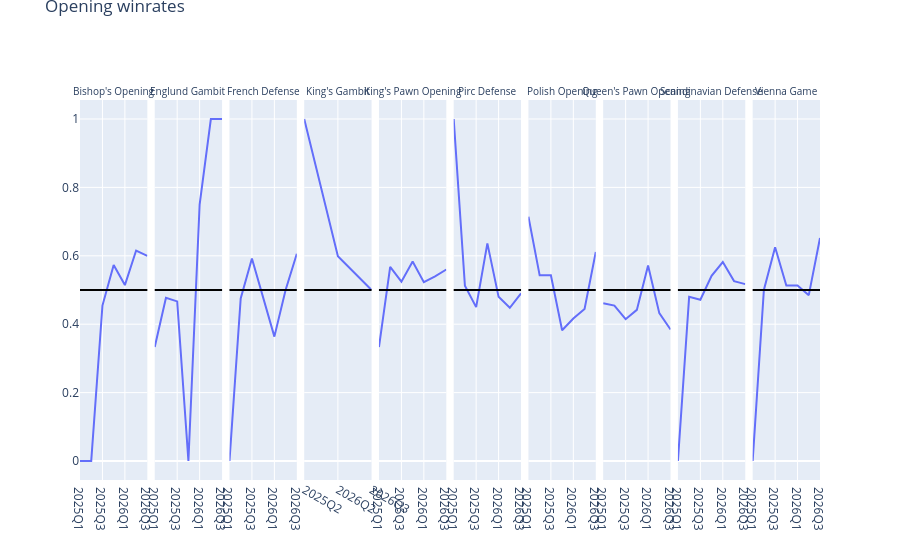

The notebook cell saved with this chart:
### Code cell
fig = make_subplots(
    rows=1,
    cols=len(winrate_by_opening_df["Opening_Group"].unique()),
    shared_yaxes=True,
    horizontal_spacing=0.01,
    subplot_titles = winrate_by_opening_df["Opening_Group"].unique(),
    font={"size":10}
)

i=1
for opening in winrate_by_opening_df["Opening_Group"].unique():

    temp_df = winrate_by_opening_df[winrate_by_opening_df["Opening_Group"] == opening]


    px_fig = px.line(data_frame=temp_df, x="EndDate", y="Winrate", labels="Opening")

    fig.add_trace(
        px_fig.data[0],
        row=1,
        col=i
    )
    fig.add_hline(
        y=0.5,
        line_dash="solid",
        line_color="black",
        row=1,
        col=i
    )

    i+=1

fig.update_layout(
    title=dict(text="Opening winrates", automargin=True)
)
fig.show()

### Figure 1 — Plotly figure (JSON) as saved in the notebook; plotly's stock layout.template omitted (floating-point values rounded to 4 significant figures)
{"data": [{"hovertemplate": "EndDate=%{x}<br>Winrate=%{y}<extra></extra>", "legendgroup": "", "line": {"color": "#636efa", "dash": "solid"}, "marker": {"symbol": "circle"}, "mode": "lines", "name": "", "orientation": "v", "showlegend": false, "x": ["2025Q1", "2025Q2", "2025Q3", "2025Q4", "2026Q1", "2026Q2", "2026Q3"], "xaxis": "x", "y": [0.0, 0.0, 0.4545, 0.5732, 0.5143, 0.6154, 0.6], "yaxis": "y", "type": "scatter"}, {"hovertemplate": "EndDate=%{x}<br>Winrate=%{y}<extra></extra>", "legendgroup": "", "line": {"color": "#636efa", "dash": "solid"}, "marker": {"symbol": "circle"}, "mode": "lines", "name": "", "orientation": "v", "showlegend": false, "x": ["2025Q1", "2025Q2", "2025Q3", "2025Q4", "2026Q1", "2026Q2", "2026Q3"], "xaxis": "x2", "y": [0.3333, 0.4769, 0.4667, 0.0, 0.75, 1.0, 1.0], "yaxis": "y2", "type": "scatter"}, {"hovertemplate": "EndDate=%{x}<br>Winrate=%{y}<extra></extra>", "legendgroup": "", "line": {"color": "#636efa", "dash": "solid"}, "marker": {"symbol": "circle"}, "mode": "lines", "name": "", "orientation": "v", "showlegend": false, "x": ["2025Q1", "2025Q2", "2025Q3", "2025Q4", "2026Q1", "2026Q2", "2026Q3"], "xaxis": "x3", "y": [0.0, 0.4754, 0.5923, 0.4762, 0.3636, 0.5, 0.6061], "yaxis": "y3", "type": "scatter"}, {"hovertemplate": "EndDate=%{x}<br>Winrate=%{y}<extra></extra>", "legendgroup": "", "line": {"color": "#636efa", "dash": "solid"}, "marker": {"symbol": "circle"}, "mode": "lines", "name": "", "orientation": "v", "showlegend": false, "x": ["2025Q2", "2026Q2", "2026Q3"], "xaxis": "x4", "y": [1.0, 0.5985, 0.5], "yaxis": "y4", "type": "scatter"}, {"hovertemplate": "EndDate=%{x}<br>Winrate=%{y}<extra></extra>", "legendgroup": "", "line": {"color": "#636efa", "dash": "solid"}, "marker": {"symbol": "circle"}, "mode": "lines", "name": "", "orientation": "v", "showlegend": false, "x": ["2025Q1", "2025Q2", "2025Q3", "2025Q4", "2026Q1", "2026Q2", "2026Q3"], "xaxis": "x5", "y": [0.3333, 0.5677, 0.5243, 0.5833, 0.5231, 0.54, 0.56], "yaxis": "y5", "type": "scatter"}, {"hovertemplate": "EndDate=%{x}<br>Winrate=%{y}<extra></extra>", "legendgroup": "", "line": {"color": "#636efa", "dash": "solid"}, "marker": {"symbol": "circle"}, "mode": "lines", "name": "", "orientation": "v", "showlegend": false, "x": ["2025Q1", "2025Q2", "2025Q3", "2025Q4", "2026Q1", "2026Q2", "2026Q3"], "xaxis": "x6", "y": [1.0, 0.5122, 0.45, 0.6364, 0.48, 0.4479, 0.49], "yaxis": "y6", "type": "scatter"}, {"hovertemplate": "EndDate=%{x}<br>Winrate=%{y}<extra></extra>", "legendgroup": "", "line": {"color": "#636efa", "dash": "solid"}, "marker": {"symbol": "circle"}, "mode": "lines", "name": "", "orientation": "v", "showlegend": false, "x": ["2025Q1", "2025Q2", "2025Q3", "2025Q4", "2026Q1", "2026Q2", "2026Q3"], "xaxis": "x7", "y": [0.7143, 0.5429, 0.5429, 0.3824, 0.4167, 0.4444, 0.6111], "yaxis": "y7", "type": "scatter"}, {"hovertemplate": "EndDate=%{x}<br>Winrate=%{y}<extra></extra>", "legendgroup": "", "line": {"color": "#636efa", "dash": "solid"}, "marker": {"symbol": "circle"}, "mode": "lines", "name": "", "orientation": "v", "showlegend": false, "x": ["2025Q1", "2025Q2", "2025Q3", "2025Q4", "2026Q1", "2026Q2", "2026Q3"], "xaxis": "x8", "y": [0.4615, 0.4545, 0.4146, 0.4419, 0.5714, 0.4324, 0.3846], "yaxis": "y8", "type": "scatter"}, {"hovertemplate": "EndDate=%{x}<br>Winrate=%{y}<extra></extra>", "legendgroup": "", "line": {"color": "#636efa", "dash": "solid"}, "marker": {"symbol": "circle"}, "mode": "lines", "name": "", "orientation": "v", "showlegend": false, "x": ["2025Q1", "2025Q2", "2025Q3", "2025Q4", "2026Q1", "2026Q2", "2026Q3"], "xaxis": "x9", "y": [0.0, 0.48, 0.4715, 0.5414, 0.5816, 0.526, 0.5172], "yaxis": "y9", "type": "scatter"}, {"hovertemplate": "EndDate=%{x}<br>Winrate=%{y}<extra></extra>", "legendgroup": "", "line": {"color": "#636efa", "dash": "solid"}, "marker": {"symbol": "circle"}, "mode": "lines", "name": "", "orientation": "v", "showlegend": false, "x": ["2025Q1", "2025Q2", "2025Q3", "2025Q4", "2026Q1", "2026Q2", "2026Q3"], "xaxis": "x10", "y": [0.0, 0.5, 0.625, 0.5132, 0.5135, 0.4848, 0.6522], "yaxis": "y10", "type": "scatter"}], "layout": {"xaxis": {"anchor": "y", "domain": [0.0, 0.091]}, "yaxis": {"anchor": "x", "domain": [0.0, 1.0]}, "xaxis2": {"anchor": "y2", "domain": [0.101, 0.192]}, "yaxis2": {"anchor": "x2", "domain": [0.0, 1.0], "matches": "y", "showticklabels": false}, "xaxis3": {"anchor": "y3", "domain": [0.202, 0.293]}, "yaxis3": {"anchor": "x3", "domain": [0.0, 1.0], "matches": "y", "showticklabels": false}, "xaxis4": {"anchor": "y4", "domain": [0.303, 0.394]}, "yaxis4": {"anchor": "x4", "domain": [0.0, 1.0], "matches": "y", "showticklabels": false}, "xaxis5": {"anchor": "y5", "domain": [0.404, 0.495]}, "yaxis5": {"anchor": "x5", "domain": [0.0, 1.0], "matches": "y", "showticklabels": false}, "xaxis6": {"anchor": "y6", "domain": [0.505, 0.596]}, "yaxis6": {"anchor": "x6", "domain": [0.0, 1.0], "matches": "y", "showticklabels": false}, "xaxis7": {"anchor": "y7", "domain": [0.606, 0.697]}, "yaxis7": {"anchor": "x7", "domain": [0.0, 1.0], "matches": "y", "showticklabels": false}, "xaxis8": {"anchor": "y8", "domain": [0.707, 0.798]}, "yaxis8": {"anchor": "x8", "domain": [0.0, 1.0], "matches": "y", "showticklabels": false}, "xaxis9": {"anchor": "y9", "domain": [0.808, 0.899]}, "yaxis9": {"anchor": "x9", "domain": [0.0, 1.0], "matches": "y", "showticklabels": false}, "xaxis10": {"anchor": "y10", "domain": [0.909, 1.0]}, "yaxis10": {"anchor": "x10", "domain": [0.0, 1.0], "matches": "y", "showticklabels": false}, "annotations": [{"font": {"size": 10}, "showarrow": false, "text": "Bishop's Opening", "x": 0.0455, "xanchor": "center", "xref": "paper", "y": 1.0, "yanchor": "bottom", "yref": "paper"}, {"font": {"size": 10}, "showarrow": false, "text": "Englund Gambit", "x": 0.1465, "xanchor": "center", "xref": "paper", "y": 1.0, "yanchor": "bottom", "yref": "paper"}, {"font": {"size": 10}, "showarrow": false, "text": "French Defense", "x": 0.2475, "xanchor": "center", "xref": "paper", "y": 1.0, "yanchor": "bottom", "yref": "paper"}, {"font": {"size": 10}, "showarrow": false, "text": "King's Gambit", "x": 0.3485, "xanchor": "center", "xref": "paper", "y": 1.0, "yanchor": "bottom", "yref": "paper"}, {"font": {"size": 10}, "showarrow": false, "text": "King's Pawn Opening", "x": 0.4495, "xanchor": "center", "xref": "paper", "y": 1.0, "yanchor": "bottom", "yref": "paper"}, {"font": {"size": 10}, "showarrow": false, "text": "Pirc Defense", "x": 0.5505, "xanchor": "center", "xref": "paper", "y": 1.0, "yanchor": "bottom", "yref": "paper"}, {"font": {"size": 10}, "showarrow": false, "text": "Polish Opening", "x": 0.6515, "xanchor": "center", "xref": "paper", "y": 1.0, "yanchor": "bottom", "yref": "paper"}, {"font": {"size": 10}, "showarrow": false, "text": "Queen's Pawn Opening", "x": 0.7525, "xanchor": "center", "xref": "paper", "y": 1.0, "yanchor": "bottom", "yref": "paper"}, {"font": {"size": 10}, "showarrow": false, "text": "Scandinavian Defense", "x": 0.8535, "xanchor": "center", "xref": "paper", "y": 1.0, "yanchor": "bottom", "yref": "paper"}, {"font": {"size": 10}, "showarrow": false, "text": "Vienna Game", "x": 0.9545, "xanchor": "center", "xref": "paper", "y": 1.0, "yanchor": "bottom", "yref": "paper"}], "shapes": [{"line": {"color": "black", "dash": "solid"}, "type": "line", "x0": 0, "x1": 1, "xref": "x domain", "y0": 0.5, "y1": 0.5, "yref": "y"}, {"line": {"color": "black", "dash": "solid"}, "type": "line", "x0": 0, "x1": 1, "xref": "x2 domain", "y0": 0.5, "y1": 0.5, "yref": "y2"}, {"line": {"color": "black", "dash": "solid"}, "type": "line", "x0": 0, "x1": 1, "xref": "x3 domain", "y0": 0.5, "y1": 0.5, "yref": "y3"}, {"line": {"color": "black", "dash": "solid"}, "type": "line", "x0": 0, "x1": 1, "xref": "x4 domain", "y0": 0.5, "y1": 0.5, "yref": "y4"}, {"line": {"color": "black", "dash": "solid"}, "type": "line", "x0": 0, "x1": 1, "xref": "x5 domain", "y0": 0.5, "y1": 0.5, "yref": "y5"}, {"line": {"color": "black", "dash": "solid"}, "type": "line", "x0": 0, "x1": 1, "xref": "x6 domain", "y0": 0.5, "y1": 0.5, "yref": "y6"}, {"line": {"color": "black", "dash": "solid"}, "type": "line", "x0": 0, "x1": 1, "xref": "x7 domain", "y0": 0.5, "y1": 0.5, "yref": "y7"}, {"line": {"color": "black", "dash": "solid"}, "type": "line", "x0": 0, "x1": 1, "xref": "x8 domain", "y0": 0.5, "y1": 0.5, "yref": "y8"}, {"line": {"color": "black", "dash": "solid"}, "type": "line", "x0": 0, "x1": 1, "xref": "x9 domain", "y0": 0.5, "y1": 0.5, "yref": "y9"}, {"line": {"color": "black", "dash": "solid"}, "type": "line", "x0": 0, "x1": 1, "xref": "x10 domain", "y0": 0.5, "y1": 0.5, "yref": "y10"}], "title": {"text": "Opening winrates", "automargin": true}}}
